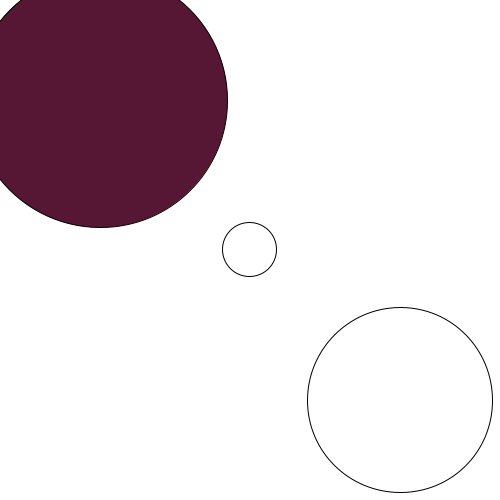
Frame 1 (no input)
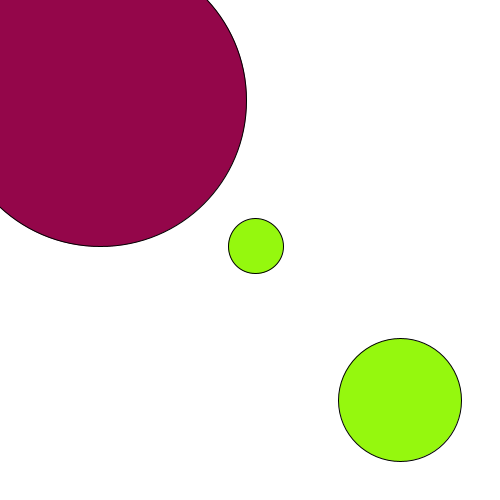
Frame 60 (the mouse pressed at the canvas centre just before this capture)
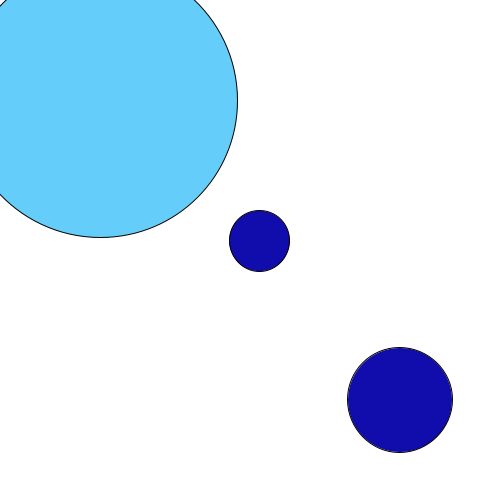
Frame 120 (the mouse held since frame 60 and released just before this capture)

The Processing sketch that drew these frames (run headless with seeded random() and noise(); from frame 60 on, the mouse is pressed at the canvas centre):

// Processing sketch: simple
// ── simple.pde
float value, value2;//variables
float nonSenseValue;
float _x;
float _y;

void setup() {
  size(500, 500);
  background(100, 100, 100);
  frameRate(30);
  value = 50;
  
  sayHello();
  
  _x = width/2;
  _y = height/2;
}


void draw() {
  int _r = (int)random(0,255);
  int _g = (int)random(0,255);
  int _b = (int)random(0,255);
  //background(_r,_g,_b);
  background(255,255,255);
  value = random(40, 100);
  value2 = random(100, 200);
  frameRate(20);
  //float x = random(0,width);
  //float y = random(0,height);
  float xWalk = random(-2,2);
  float yWalk = random(-2,2);
  _x +=xWalk;//_x = _x + xWalk;
  _y +=yWalk;
  ellipse(_x,_y, value, value);
            frameRate(60);
  ellipse(width-100, height-100, value2, value2);
  
  
  drawingCircle();
}

void sayHello(){
  println("hola mundo");
}

//this is a comment which will be ignored
//this below is a function
void drawingCircle(){
  float value = random(200,300);
  int _r = (int)random(0,255);
  int _g = (int)random(0,255);
  int _b = (int)random(0,255);
  fill(_r,_g,_b);
  ellipse(100,100,value,value); 
}
